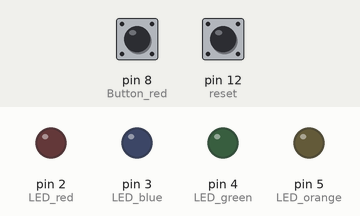
This sketch was run on a simulated Arduino Uno, built with avr-gcc and run on an emulated ATmega328P. On the bench: output pins drawn as LEDs (lit = HIGH). The inputs (shaded band) are chosen by the test bench; at power-on: pin 8 (Button_red) LOW, pin 12 (reset) LOW.

Above: at 1.2 s.
1.3 s: pin 8 (Button_red) pulled HIGH for 0.15 s
At 2.5 s:
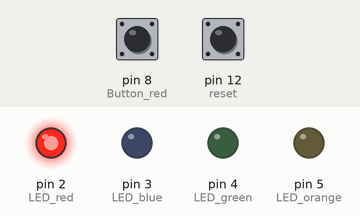
2.9 s: pin 12 (reset) pulled HIGH for 0.15 s
At 3.8 s:
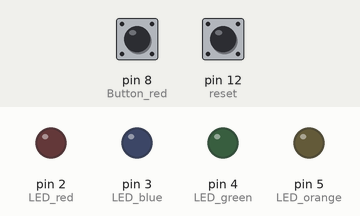
4.5 s: pin 8 (Button_red) pulled HIGH for 1 s
At 5.0 s:
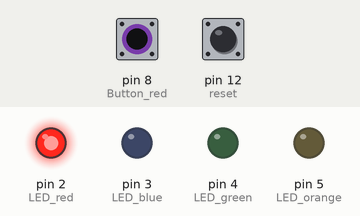
Timing chart, 0 to 7.5 s (numbered marks = the images above; inputs shaded):
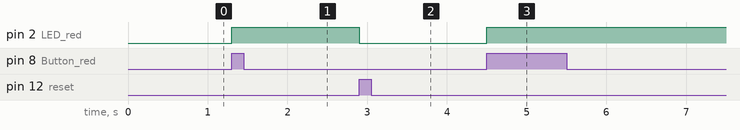

Measured:
- after the input at 1.3 s, pin 2 (LED_red): LOW → HIGH at once
- after the input at 2.9 s, pin 2 (LED_red): HIGH → LOW at once
- after the input at 4.5 s, pin 2 (LED_red): LOW → HIGH at once

The sketch:

Exercise_3_Ans.ino
```cpp
#define LED_red 2
#define LED_blue 3
#define LED_green 4
#define LED_orange 5
#define Button_red 8
#define Button_blue 9
#define Button_green 10
#define Button_orange 11
#define reset 12

int flag = 0;
int val_red = LOW;
int val_reset = LOW;

void setup() {
  Serial.begin(9600);

  pinMode(LED_red,OUTPUT);
  pinMode(LED_blue,OUTPUT);
  pinMode(LED_green,OUTPUT);
  pinMode(LED_orange,OUTPUT);

  pinMode(Button_red,INPUT);
  pinMode(Button_blue,INPUT);
  pinMode(Button_green,INPUT);
  pinMode(Button_orange,INPUT);

  pinMode(reset,INPUT);
}

void loop() {
  val_red = digitalRead(Button_red);
  val_reset = digitalRead(reset);

  if(val_red == HIGH && flag == 0){
    digitalWrite(LED_red,HIGH);

    flag = 1;
  }

  if(val_reset == HIGH && flag == 1){
    digitalWrite(LED_red,LOW);

    flag = 0;
  }
}
```
